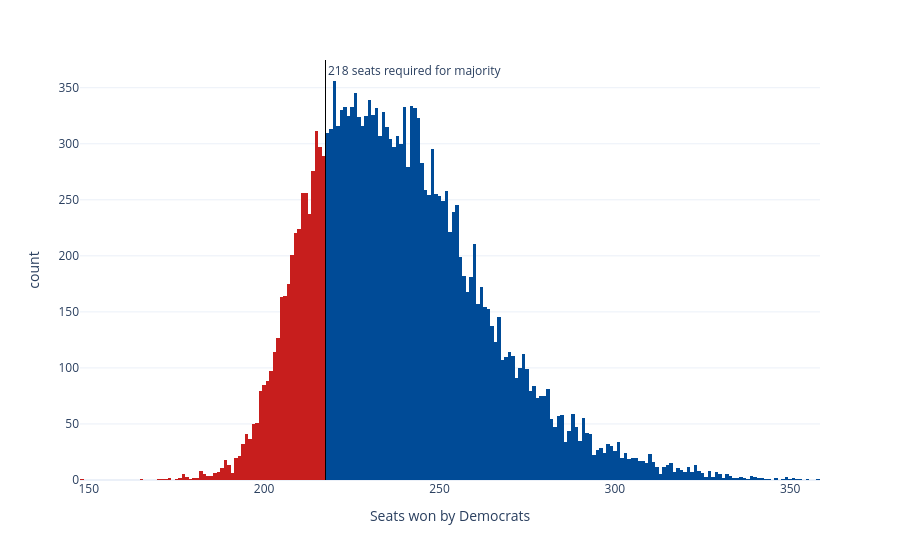

The notebook cell saved with this chart:
### Code cell
sims_hist = px.histogram(seat_sims, x='seats', nbins=np.unique(seat_sims['seats']).shape[0]*2, color='winner',
                         color_discrete_map={'Democrats': '#004b97', 'Republicans': '#c71e1d'},
                         labels={'seats':'Seats won by Democrats', 'winner': 'Winner'}, template='plotly_white')
sims_hist.update_traces(showlegend=False)
sims_hist.add_vline(x=217.5, line_width=1, line_color='black', annotation_text='218 seats required for majority', 
                    annotation_position='top right')
sims_hist

### Figure 1 — Plotly figure (JSON) as saved in the notebook; plotly's stock layout.template omitted (floating-point values rounded to 4 significant figures; data arrays with more than 128 entries replaced by an {"elided": "..."} marker saying what was removed)
{"data": [{"bingroup": "x", "hovertemplate": "Winner=Republicans<br>Seats won by Democrats=%{x}<br>count=%{y}<extra></extra>", "legendgroup": "Republicans", "marker": {"color": "#c71e1d", "pattern": {"shape": ""}}, "name": "Republicans", "nbinsx": 370, "orientation": "v", "showlegend": false, "type": "histogram", "x": {"elided": "4016 int values"}, "xaxis": "x", "yaxis": "y"}, {"bingroup": "x", "hovertemplate": "Winner=Democrats<br>Seats won by Democrats=%{x}<br>count=%{y}<extra></extra>", "legendgroup": "Democrats", "marker": {"color": "#004b97", "pattern": {"shape": ""}}, "name": "Democrats", "nbinsx": 370, "orientation": "v", "showlegend": false, "type": "histogram", "x": {"elided": "15984 int values"}, "xaxis": "x", "yaxis": "y"}], "layout": {"annotations": [{"showarrow": false, "text": "218 seats required for majority", "x": 217.5, "xanchor": "left", "xref": "x", "y": 1, "yanchor": "top", "yref": "y domain"}], "barmode": "relative", "legend": {"title": {"text": "Winner"}, "tracegroupgap": 0}, "margin": {"t": 60}, "shapes": [{"line": {"color": "black", "width": 1}, "type": "line", "x0": 217.5, "x1": 217.5, "xref": "x", "y0": 0, "y1": 1, "yref": "y domain"}], "xaxis": {"anchor": "y", "domain": [0, 1], "title": {"text": "Seats won by Democrats"}}, "yaxis": {"anchor": "x", "domain": [0, 1], "title": {"text": "count"}}}}
